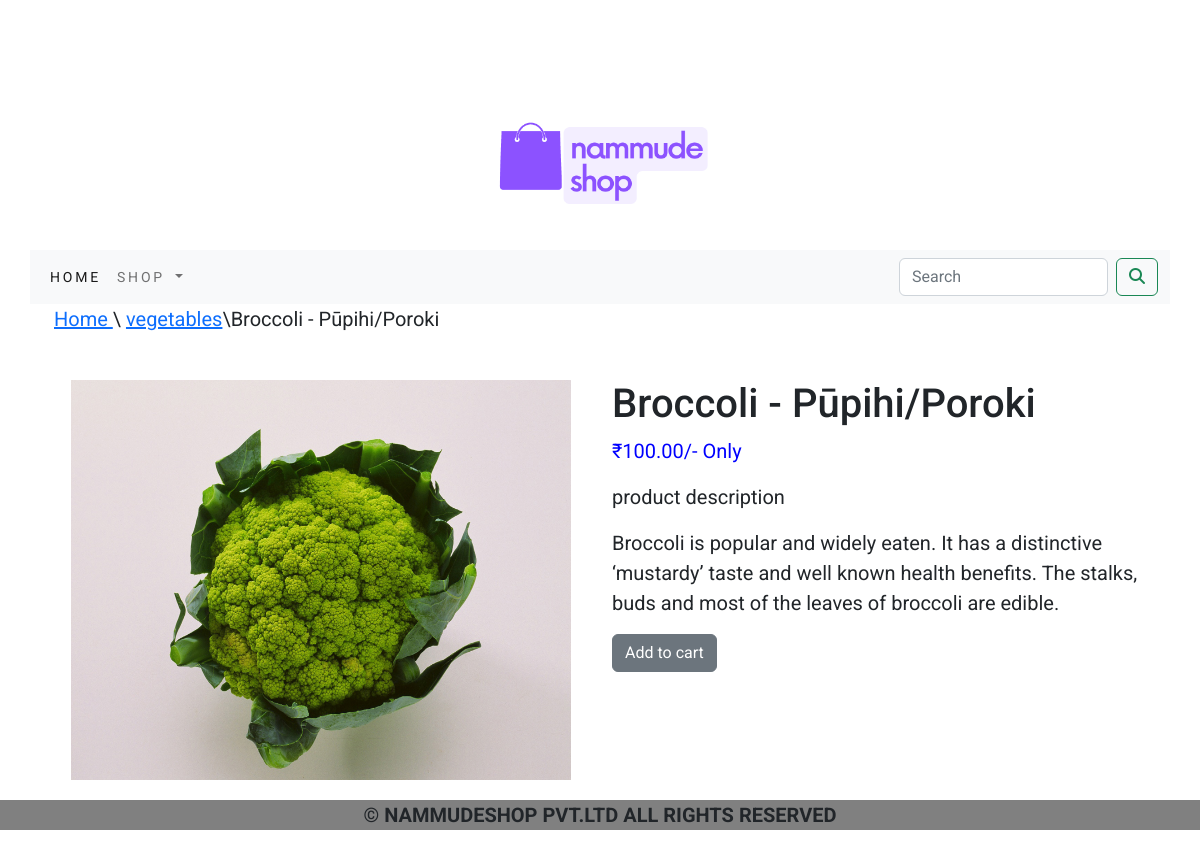
The app's page /shop/vegetables/broccoli-pupihiporoki/ with its own data.
### shop/models.py (models this page shows, shortened)
class product(models.Model):
    name=models.CharField(max_length=250,unique=True)
    slug=models.SlugField(max_length=250,unique=True)
    description=models.TextField(blank=True)
    price=models.DecimalField(max_digits=10,decimal_places=2)
    category=models.ForeignKey(category,on_delete=models.CASCADE)
    image=models.ImageField(upload_to='product',blank=True)
    stock=models.IntegerField()
    available=models.BooleanField(default=True)
    created=models.DateTimeField(auto_now_add=True)
    updated=models.DateTimeField(auto_now=True)
    class Meta:
        ordering=('name',)
        verbose_name='product'
        verbose_name_plural='products'

class category(models.Model):
    name=models.CharField(max_length=250,unique=True)
    slug=models.SlugField(max_length=250,unique=True)
    description=models.TextField(blank=True)
    image=models.ImageField(upload_to='category',blank=True)
    class Meta:
        ordering=('name',)
        verbose_name='category'
        verbose_name_plural='categories'
    def get_url(self):
        return reverse('shop:product_by_category',args=[self.slug])
    def __str__(self):
        return '{}'.format(self.name)

### shop/views.py (the view)
# urls.py: path('<slug:c_slug>/<slug:product_slug>/',views.prodetail,name='procatdetail')
def prodetail(request, c_slug, product_slug,):
    try:
         product1=product.objects.get(category__slug=c_slug,slug=product_slug)
    except Exception as e:
            raise e
    return render(request,'product.html',{'product':product1})

### cart/context_processors.py (called while the page is built)
def counter(request):
    item_count=0
    if 'admin' in request.path:
        return{}
    else:
        try:
            cart1=cart.objects.filter(cart_id=_cart_id(request))
            cart_items=cartitem.objects.all().filter(cart=cart1[:1])
            for cart_item in cart_items:
                item_count += cart_item.quantity
        except cart.DoesNotExist:
            item_count=0
    return dict(item_count=item_count)

### cart/views.py (called while the page is built)
def _cart_id(request):
    cart=request.session.session_key
    if not cart:
        cart=request.session.create()
    return cart

### shop/context_processors.py (called while the page is built)
def menu_links(request):
    links=category.objects.all()
    return dict(links=links)

### template/product.html (shortened to what this page needs)
{% extends 'base.html' %}
{% load static %}
 {% block content %}
<div class="container">
  <div class=" row mx-auto">
    <p><a href="{% url 'shop:allproductcat' %}">Home </a>\ <a href="{{product.category.get_url}}">{{product.category}}</a>\{{product.name}}</p>
  </div>
</div>
<div class="container">
<br>
<div class="container">
<div class="row">
  <div class="col-9 col-md-12 col-sm-12 col-lg-6 text-center">
    <img class="style-image " src="{{product.image.url}}" alt="{{product.name}}"  height="400px" width="500px">
  </div>
<div class="col-12 col-md-12 col-sm-12 col-lg-6">
  <h1>{{product.name}}</h1>
  <p  class="price-product">₹{{product.price}}/- Only </p>
  <p>product description</p>
  <p class="text-justify">{{product.description}}</p>
  {% if product.stock <= 0 %}
  <P class="text-justify prod-out"><b>Out of stock</b></P>
  {% else %}
  <a class="btn btn-secondary" href="{% url 'cart:add_cart' product.id %}">Add to cart</a>
  {% endif %}
</div>
</div>
  </div>
</div>
{% endblock %}

### static/css/custom.css (style rules this page uses)
body { font-size:20px; font-family: 'Roboto', sans-serif; }
.style-image { width=500px; height=500px; }
.price-product { color:blue; font-size:20px; }

### records on screen
product: category "vegetables", name "Broccoli - Pūpihi/Poroki", image (picture), price "100.00", description "Broccoli is popular and widely eaten. It has a distinctive ‘mustardy’ taste and well known health benefits. The stalks, buds and most of the leaves of broccoli are edible."
